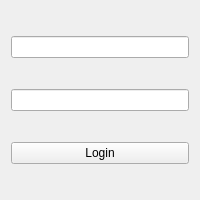
<?xml version="1.0" encoding="UTF-8"?>
<ui version="4.0">
 <class>Widget</class>
 <widget class="QWidget" name="Widget">
  <property name="geometry">
   <rect>
    <x>0</x>
    <y>0</y>
    <width>200</width>
    <height>200</height>
   </rect>
  </property>
  <property name="maximumSize">
   <size>
    <width>300</width>
    <height>200</height>
   </size>
  </property>
  <property name="windowTitle">
   <string>Widget</string>
  </property>
  <layout class="QVBoxLayout" name="verticalLayout">
   <item>
    <widget class="QLineEdit" name="lineEdit"/>
   </item>
   <item>
    <widget class="QLineEdit" name="lineEdit_2">
     <property name="echoMode">
      <enum>QLineEdit::Password</enum>
     </property>
    </widget>
   </item>
   <item>
    <widget class="QPushButton" name="pushButton">
     <property name="text">
      <string>Login</string>
     </property>
    </widget>
   </item>
  </layout>
 </widget>
 <resources/>
 <connections/>
</ui>
